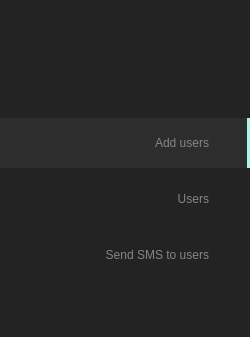
          <widget class="QFrame" name="verticalFrame_panal">
           <property name="minimumSize">
            <size>
             <width>250</width>
             <height>0</height>
            </size>
           </property>
           <property name="maximumSize">
            <size>
             <width>50</width>
             <height>16777215</height>
            </size>
           </property>
           <property name="styleSheet">
            <string notr="true">QFrame{

background-color :rgb(35,35,35);
font: 8.5pt &quot;Segoe UI&quot;;
}
</string>
           </property>
           <layout class="QVBoxLayout" name="verticalLayout_5">
            <property name="spacing">
             <number>6</number>
            </property>
            <property name="leftMargin">
             <number>0</number>
            </property>
            <property name="topMargin">
             <number>12</number>
            </property>
            <property name="rightMargin">
             <number>0</number>
            </property>
            <property name="bottomMargin">
             <number>17</number>
            </property>
            <item alignment="Qt::AlignHCenter">
             <widget class="QPushButton" name="logo">
              <property name="minimumSize">
               <size>
                <width>40</width>
                <height>40</height>
               </size>
              </property>
              <property name="maximumSize">
               <size>
                <width>40</width>
                <height>40</height>
               </size>
              </property>
              <property name="styleSheet">
               <string notr="true">QPushButton{ 
background-color : none;
border:none;
 }</string>
              </property>
              <property name="text">
               <string/>
              </property>
              <property name="icon">
               <iconset resource="../icons/image.qrc">
                <normaloff>:/image/logo.svg</normaloff>:/image/logo.svg</iconset>
              </property>
              <property name="iconSize">
               <size>
                <width>40</width>
                <height>40</height>
               </size>
              </property>
             </widget>
            </item>
            <item>
             <widget class="QLabel" name="appname">
              <property name="styleSheet">
               <string notr="true">color : #858585 ;</string>
              </property>
              <property name="text">
               <string/>
              </property>
              <property name="alignment">
               <set>Qt::AlignCenter</set>
              </property>
             </widget>
            </item>
            <item>
             <spacer name="verticalSpacer_2">
              <property name="orientation">
               <enum>Qt::Vertical</enum>
              </property>
              <property name="sizeType">
               <enum>QSizePolicy::Fixed</enum>
              </property>
              <property name="sizeHint" stdset="0">
               <size>
                <width>20</width>
                <height>40</height>
               </size>
              </property>
             </spacer>
            </item>
            <item>
             <widget class="QRadioButton" name="adduser">
              <property name="minimumSize">
               <size>
                <width>250</width>
                <height>50</height>
               </size>
              </property>
              <property name="maximumSize">
               <size>
                <width>250</width>
                <height>50</height>
               </size>
              </property>
              <property name="layoutDirection">
               <enum>Qt::RightToLeft</enum>
              </property>
              <property name="styleSheet">
               <string notr="true">QRadioButton{ 
background-color :  transparent;
border : none ;
Text-align:right;
padding-right : 15px;
color : #858585;
 }

QRadioButton:hover{
background-color: rgb( 45, 45, 45);

}
QRadioButton:checked{
background-color : rgb( 45, 45, 45); ;
border-bottom: 0px;
border-top: 0px;
border-left: 0px;
border-right: 3px  solid rgb( 174, 243, 231 );
padding-right: 12px;
}

QRadioButton::indicator {
                            width:                  0px;
                            height:                 0px;
                            border-radius:          0px;
 }</string>
              </property>
              <property name="text">
               <string>Add users      </string>
              </property>
              <property name="icon">
               <iconset resource="../icons/image.qrc">
                <normaloff>:/image/essential/add-line.svg</normaloff>:/image/essential/add-line.svg</iconset>
              </property>
              <property name="iconSize">
               <size>
                <width>20</width>
                <height>20</height>
               </size>
              </property>
              <property name="checked">
               <bool>true</bool>
              </property>
             </widget>
            </item>
            <item>
             <widget class="QRadioButton" name="users">
              <property name="minimumSize">
               <size>
                <width>250</width>
                <height>50</height>
               </size>
              </property>
              <property name="maximumSize">
               <size>
                <width>250</width>
                <height>50</height>
               </size>
              </property>
              <property name="layoutDirection">
               <enum>Qt::RightToLeft</enum>
              </property>
              <property name="styleSheet">
               <string notr="true">QRadioButton{ 
background-color :  transparent;
border : none ;
Text-align:right;
padding-right : 15px;
color : #858585;
 }

QRadioButton:hover{
background-color: rgb( 45, 45, 45);

}
QRadioButton:checked{
background-color : rgb( 45, 45, 45); ;
border-bottom: 0px;
border-top: 0px;
border-left: 0px;
border-right: 3px  solid rgb( 174, 243, 231 );
padding-right: 12px;
}

QRadioButton::indicator {
                            width:                  0px;
                            height:                 0px;
                            border-radius:          0px;
 }</string>
              </property>
              <property name="text">
               <string>Users      </string>
              </property>
              <property name="icon">
               <iconset resource="../icons/image.qrc">
                <normaloff>:/image/core/user-line.svg</normaloff>:/image/core/user-line.svg</iconset>
              </property>
              <property name="iconSize">
               <size>
                <width>20</width>
                <height>20</height>
               </size>
              </property>
             </widget>
            </item>
            <item>
             <widget class="QRadioButton" name="sendsms">
              <property name="minimumSize">
               <size>
                <width>250</width>
                <height>50</height>
               </size>
              </property>
              <property name="maximumSize">
               <size>
                <width>250</width>
                <height>50</height>
               </size>
              </property>
              <property name="layoutDirection">
               <enum>Qt::RightToLeft</enum>
              </property>
              <property name="styleSheet">
               <string notr="true">QRadioButton{ 
background-color :  transparent;
border : none ;
Text-align:right;
padding-right : 15px;
color : #858585;
 }

QRadioButton:hover{
background-color: rgb( 45, 45, 45);

}
QRadioButton:checked{
background-color : rgb( 45, 45, 45); ;
border-bottom: 0px;
border-top: 0px;
border-left: 0px;
border-right: 3px  solid rgb( 174, 243, 231 );
padding-right: 12px;
}

QRadioButton::indicator {
                            width:                  0px;
                            height:                 0px;
                            border-radius:          0px;
 }</string>
              </property>
              <property name="text">
               <string>Send SMS to users      </string>
              </property>
              <property name="icon">
               <iconset resource="../icons/image.qrc">
                <normaloff>:/image/social/email-line.svg</normaloff>:/image/social/email-line.svg</iconset>
              </property>
              <property name="iconSize">
               <size>
                <width>20</width>
                <height>20</height>
               </size>
              </property>
             </widget>
            </item>
            <item>
             <spacer name="verticalSpacer_3">
              <property name="orientation">
               <enum>Qt::Vertical</enum>
              </property>
              <property name="sizeHint" stdset="0">
               <size>
                <width>20</width>
                <height>40</height>
               </size>
              </property>
             </spacer>
            </item>
           </layout>
          </widget>
